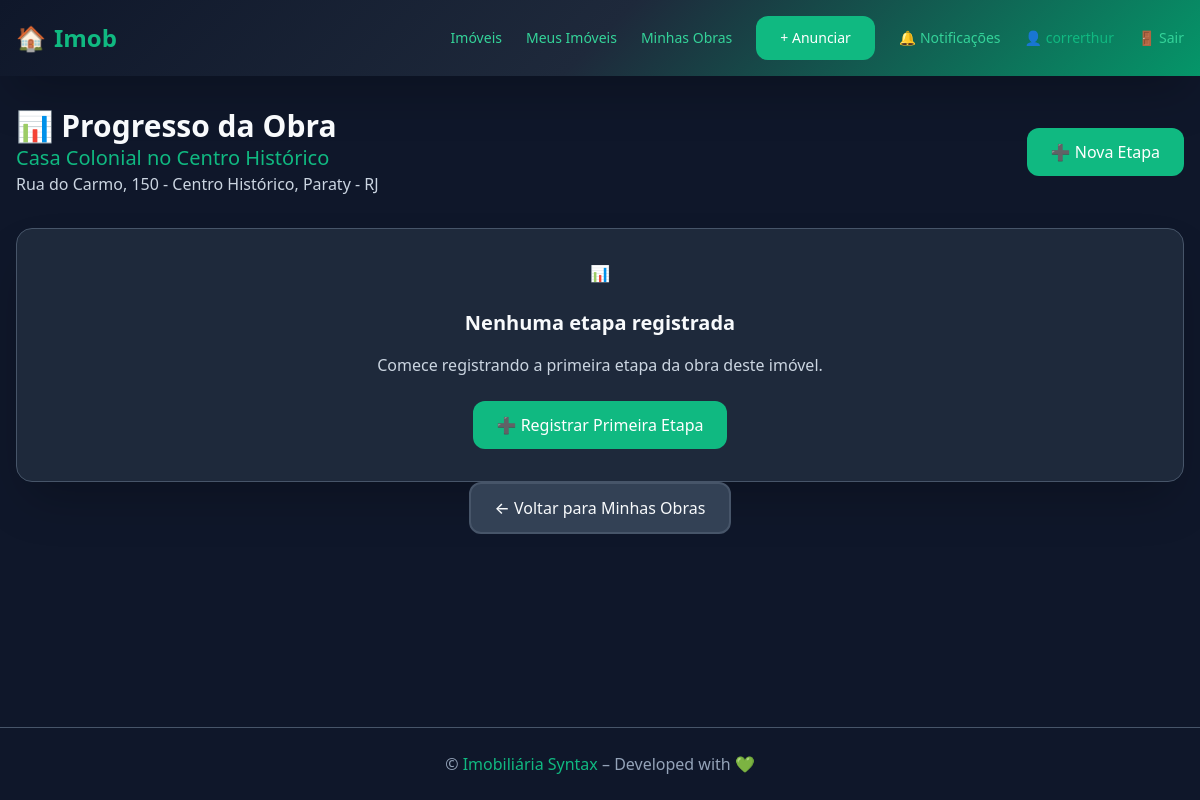
The app's page /works/14/ (signed in) with its own data.
### users/models.py (models this page shows, shortened)
class User(AbstractUser):
    CLIENTE = 'CL'
    CORRETOR = 'CO'
    PERFIL_CHOICES = [(CLIENTE, 'Cliente'), (CORRETOR, 'Corretor')]
    perfil = models.CharField(max_length=2, choices=PERFIL_CHOICES)
    telefone = models.CharField(max_length=20, blank=True)
    avatar   = models.ImageField(upload_to='avatars/', blank=True)

### properties/models.py (models this page shows, shortened)
class Imovel(models.Model):
    TIPO_CHOICES = [('AP', 'Apartamento'), ('CA', 'Casa')]
    STATUS_CHOICES = [('PR', 'Pronto'), ('EO', 'Em Obra')]
    titulo   = models.CharField(max_length=120)
    endereco = models.CharField(max_length=255)
    preco    = models.DecimalField(max_digits=12, decimal_places=2)
    tipo     = models.CharField(max_length=2, choices=TIPO_CHOICES)
    status   = models.CharField(max_length=2, choices=STATUS_CHOICES, default='PR')
    quartos  = models.PositiveSmallIntegerField()
    descricao= models.TextField()
    capa_url = models.URLField(
        verbose_name="URL da Imagem",
        help_text="Cole aqui a URL da imagem do imóvel (ex: https://exemplo.com/foto.jpg)",
        default="https://via.placeholder.com/800x600/4f46e5/ffffff?text=Imóvel"
    )
    data_pub = models.DateTimeField(auto_now_add=True)
    owner    = models.ForeignKey('users.User', on_delete=models.CASCADE,
                                 related_name='imoveis')
    class Meta:
        permissions = [("pode_publicar", "Pode publicar imóvel")]

### works/views.py (the view)
# urls.py: path("<int:imovel_pk>/", ObraTimelineView.as_view(), name="timeline"),
class ObraTimelineView(LoginRequiredMixin, ListView):
    template_name = "works/timeline.html"
    context_object_name = "etapas"
    def get_queryset(self):
        imovel = Imovel.objects.get(pk=self.kwargs["imovel_pk"])
        if imovel.owner != self.request.user:
            return ObraStatus.objects.none()
        return (
            ObraStatus.objects
            .filter(imovel_id=self.kwargs["imovel_pk"])
            .order_by("-data")
        )
    def get_context_data(self, **kwargs):
        ctx = super().get_context_data(**kwargs)
        imovel = Imovel.objects.get(pk=self.kwargs["imovel_pk"])
        if imovel.owner != self.request.user:
            messages.error(self.request, "Você não tem permissão para ver o status desta obra.")
            ctx["sem_permissao"] = True
        ctx["imovel"] = imovel
        return ctx

### core/context_processors.py (called while the page is built)
def badge_notifs(request):
    if request.user.is_authenticated:
        qtd = Notificacao.objects.filter(user=request.user, lida=False).count()
        return {"notif_novas": qtd}
    return {}

### templates/works/timeline.html
{% extends "base.html" %}
{% block content %}
<div class="animate-fade-in">
  {% if sem_permissao %}
    <div class="card bg-red-900/20 border-red-600 mb-8">
      <p class="text-red-400">⚠️ Você não tem permissão para ver o status desta obra. Apenas o proprietário do imóvel pode acessar estas informações.</p>
    </div>
    <a href="{% url 'works:meus' %}" class="btn-secondary">← Voltar para Minhas Obras</a>
  {% else %}
    <div class="flex justify-between items-center mb-8">
      <div>
        <h1 class="text-3xl font-bold text-primary">📊 Progresso da Obra</h1>
        <h2 class="text-xl text-accent">{{ imovel.titulo }}</h2>
        <p class="text-secondary">{{ imovel.endereco }}</p>
      </div>
      <a href="{% url 'works:add' %}" class="btn-primary">
        ➕ Nova Etapa
      </a>
    </div>
  {% if etapas %}
    {% with ultima_etapa=etapas.0 %}
      <div class="card mb-8">
        <h3 class="text-lg font-semibold text-accent mb-4">🎯 Status Atual</h3>
        <div class="grid gap-4 grid-cols-1 md:grid-cols-3">
          <div class="text-center">
            <div class="text-3xl font-bold text-accent">{{ ultima_etapa.porcentagem }}%</div>
            <div class="text-sm text-muted">Concluído</div>
          </div>
          <div class="text-center">
            <div class="text-3xl font-bold text-accent">{{ ultima_etapa.fase }}</div>
            <div class="text-sm text-muted">Fase Atual</div>
          </div>
          <div class="text-center">
            <div class="text-3xl font-bold text-accent">{{ etapas|length }}</div>
            <div class="text-sm text-muted">Atualizações</div>
          </div>
        </div>
        <div class="mt-6">
          <div class="w-full bg-gray-600 rounded-full h-4">
            <div class="h-4 rounded-full transition-all duration-1000"
                 style="background-color: var(--accent-green); width: {{ ultima_etapa.porcentagem }}%"></div>
          </div>
        </div>
      </div>
    {% endwith %}
    <div class="card">
      <h3 class="text-lg font-semibold text-accent mb-6">📅 Histórico de Etapas</h3>
      <div class="space-y-6">
        {% for etapa in etapas %}
          <div class="flex gap-4">
            <div class="flex-shrink-0 w-12 h-12 rounded-full flex items-center justify-center"
                 style="background-color: var(--accent-green);">
              <span class="text-white font-bold text-sm">{{ etapa.porcentagem }}%</span>
            </div>
            <div class="flex-1 pb-6" style="border-bottom: 1px solid var(--border);">
              <div class="flex justify-between items-start mb-2">
                <h4 class="text-lg font-semibold text-primary">{{ etapa.fase }}</h4>
                <span class="text-sm text-muted">{{ etapa.data|date:"d/m/Y" }}</span>
              </div>
              <div class="flex items-center gap-4">
                <div class="text-accent font-semibold">{{ etapa.porcentagem }}% concluído</div>
                {% if not forloop.last %}
                  {% with etapa_anterior=etapas|slice:forloop.counter %}
                    {% for anterior in etapa_anterior %}
                      {% if forloop.first %}
                        <div class="text-sm text-muted">
                          +{{ etapa.porcentagem|add:anterior.porcentagem|add:"-"|add:anterior.porcentagem }}% desde última atualização
                        </div>
                      {% endif %}
                    {% endfor %}
                  {% endwith %}
                {% endif %}
              </div>
              <div class="w-full bg-gray-600 rounded-full h-2 mt-3">
                <div class="h-2 rounded-full"
                     style="background-color: var(--accent-green); width: {{ etapa.porcentagem }}%"></div>
              </div>
            </div>
          </div>
        {% endfor %}
      </div>
    </div>
  {% else %}
    <div class="card text-center py-12">
      <div class="text-6xl mb-6">📊</div>
      <h3 class="text-xl font-semibold text-primary mb-4">Nenhuma etapa registrada</h3>
      <p class="text-secondary mb-6">
        Comece registrando a primeira etapa da obra deste imóvel.
      </p>
      <a href="{% url 'works:add' %}" class="btn-primary">
        ➕ Registrar Primeira Etapa
      </a>
    </div>
  {% endif %}
  <div class="text-center mt-8">
    <a href="{% url 'works:meus' %}" class="btn-secondary">
      ← Voltar para Minhas Obras
    </a>
  </div>
  {% endif %}
</div>
{% endblock %}

### templates/base.html (shortened to what this page needs)
{% load static %}
<!DOCTYPE html>
<html lang="pt-br">
<head>
  <link href="{% static 'output.css' %}" rel="stylesheet">
</head>
<body>
  <header class="header-gradient text-white shadow-2xl">
    <div class="container py-4 flex justify-between items-center">
      <a href="{% url 'home' %}" class="font-bold text-2xl flex items-center gap-2 hover-lift">
        🏠 <span class="text-accent">Imob</span>
      </a>
      <nav class="flex items-center gap-6 text-sm">
        {% if user.is_authenticated %}
          <a href="{% url 'imoveis' %}" class="link-green hover-lift">Imóveis</a>
          <a href="{% url 'meus_imoveis' %}" class="link-green hover-lift">Meus Imóveis</a>
          {% if user.perfil == 'CO' %}
            <a href="{% url 'works:meus' %}" class="link-green hover-lift">Minhas Obras</a>
          {% endif %}
          <a href="{% url 'imovel_novo' %}" class="btn-primary">+ Anunciar</a>
          <a href="{% url 'notifications' %}" class="link-green hover-lift flex items-center gap-2">
            🔔 Notificações
          </a>
          <span class="text-accent">👤 {{ user.first_name|default:user.username }}</span>
          <form action="{% url 'logout' %}" method="post" style="display: inline;">
            <button type="submit" class="link-green hover-lift">🚪 Sair</button>
          </form>
        {% else %}
          <a href="{% url 'login' %}" class="btn-secondary">Entrar</a>
          <a href="{% url 'users:signup' %}" class="btn-primary">Criar Conta</a>
        {% endif %}
      </nav>
    </div>
  </header>
  <main class="flex-1 container py-8">
    {% block content %}{% endblock %}
  </main>
  <footer class="bg-secondary border-t border-border text-center py-6 text-muted">
    <div class="container">
      <p>© {{ now|date:"Y" }} <span class="text-accent">Imobiliária Syntax</span> – Developed with 💚</p>
    </div>
  </footer>
</body>
</html>

### templates/base.html (style rules this page uses)
:root { --bg-primary: #0f172a; --bg-secondary: #1e293b; --bg-card: #334155; --bg-input: #475569; --text-primary: #f8fafc; --text-secondary: #cbd5e1; --text-muted: #94a3b8; --accent-green: #10b981; --accent-green-dark: #059669; --accent-green-light: #34d399; --border: #475569; --danger: #ef4444; }
body { background-color: var(--bg-primary); color: var(--text-primary); font-family: system-ui, -apple-system, sans-serif; margin: 0; min-height: 100vh; display: flex; flex-direction: column; }
.container { max-width: 1200px; margin: 0 auto; padding: 0 1rem; }
.flex { display: flex; }
.flex-1 { flex: 1; }
.items-center { align-items: center; }
.justify-between { justify-content: space-between; }
.gap-2 { gap: 0.5rem; }
.gap-6 { gap: 1.5rem; }
.text-center { text-align: center; }
.text-sm { font-size: 0.875rem; }
.text-xl { font-size: 1.25rem; }
.text-2xl { font-size: 1.5rem; }
.text-3xl { font-size: 1.875rem; }
.font-bold { font-weight: 700; }
.font-semibold { font-weight: 600; }
.py-4 { padding-top: 1rem; padding-bottom: 1rem; }
.py-6 { padding-top: 1.5rem; padding-bottom: 1.5rem; }
.py-8 { padding-top: 2rem; padding-bottom: 2rem; }
.mb-4 { margin-bottom: 1rem; }
.mb-6 { margin-bottom: 1.5rem; }
.mb-8 { margin-bottom: 2rem; }
.shadow-2xl { box-shadow: 0 25px 50px -12px rgba(0,0,0,0.25); }
.header-gradient { background: linear-gradient(135deg, #0f172a 0%, #1e293b 50%, #059669 100%); }
.card { background-color: var(--bg-secondary); padding: 2rem; border-radius: 1rem; box-shadow: 0 25px 50px -12px rgba(0,0,0,0.25); border: 1px solid var(--border); }
.btn-primary { display: inline-flex; align-items: center; justify-content: center; padding: 0.75rem 1.5rem; border-radius: 0.75rem; font-weight: 500; background-color: var(--accent-green); color: white; text-decoration: none; transition: all 0.2s; border: none; cursor: pointer; }
.btn-secondary { display: inline-flex; align-items: center; justify-content: center; padding: 0.75rem 1.5rem; border-radius: 0.75rem; font-weight: 500; background-color: var(--bg-card); color: var(--text-primary); border: 2px solid var(--border); text-decoration: none; transition: all 0.2s; cursor: pointer; }
.link-green { color: var(--accent-green-light); text-decoration: none; transition: color 0.2s; }
.text-primary { color: var(--text-primary); }
.text-secondary { color: var(--text-secondary); }
.text-muted { color: var(--text-muted); }
.text-accent { color: var(--accent-green); }
.border-border { border-color: var(--border); }
.border-t { border-top-width: 1px; }
.animate-fade-in { animation: fadeIn 0.5s ease-in-out; }

### records on screen
User: first_name "correrthur"
Imovel: titulo "Casa Colonial no Centro Histórico", endereco "Rua do Carmo, 150 - Centro Histórico, Paraty - RJ"
